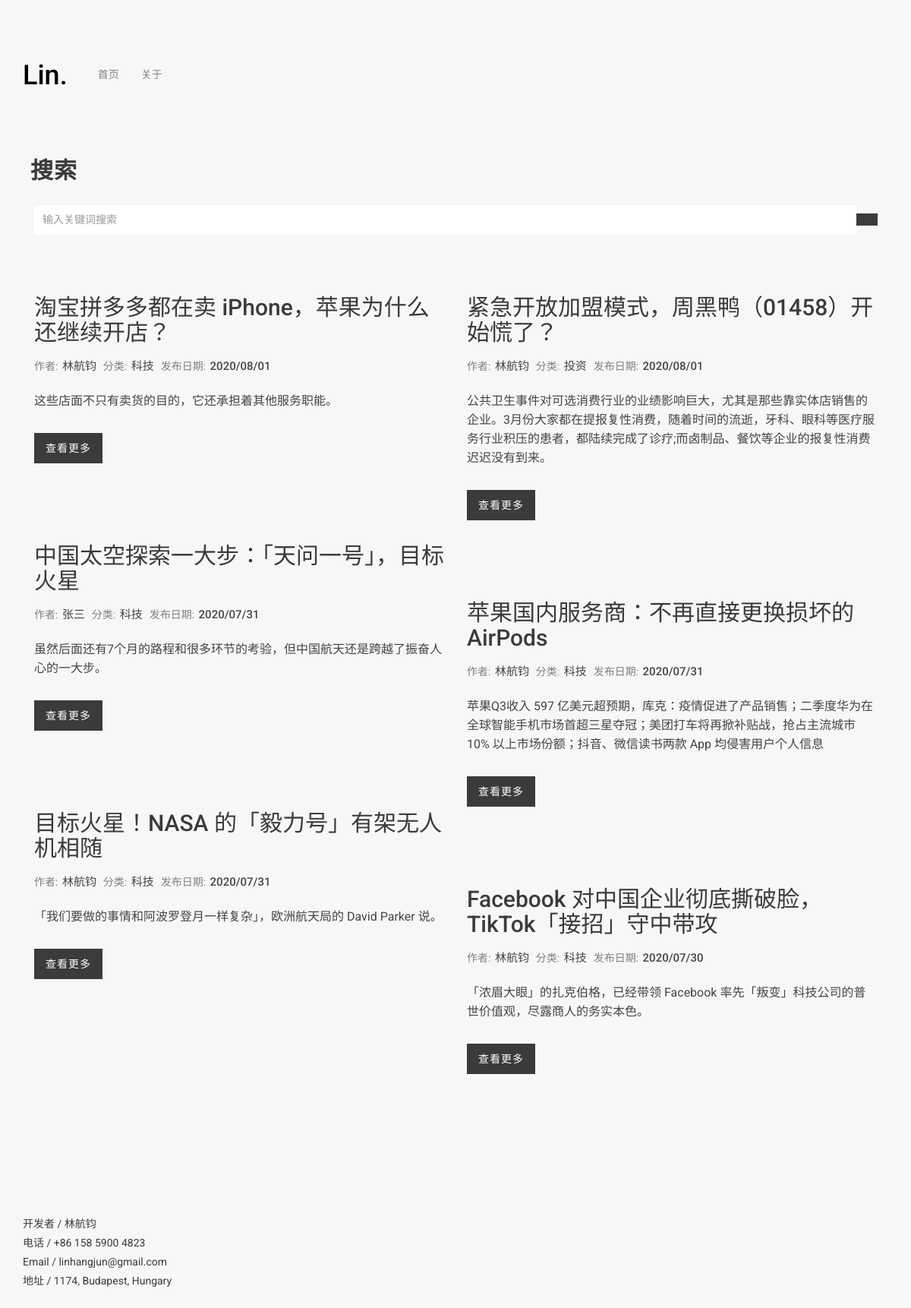
The app's page /search/ with its own data.
### apps/news_app/models.py (models this page shows)
class News(models.Model):
    title = models.CharField(max_length=100)
    thumbnail = models.URLField()
    desc = models.CharField(max_length=200)
    content = RichTextUploadingField()
    pub_date = models.DateTimeField(auto_now_add=True)
    author = models.ForeignKey(User, on_delete=models.CASCADE)
    category = models.ForeignKey('Category', on_delete=models.DO_NOTHING)
    class Meta:
        ordering = ['-pub_date']

class Category(models.Model):
    name = models.CharField(max_length=100)

### apps/news_app/views.py (the view)
# urls.py: path('search/', views.search, name='search'),
def search(request):
    keyword = request.GET.get('keyword')
    if keyword:
        articles = News.objects.filter(title__icontains=keyword) or News.objects.filter(category__name__icontains=keyword)
    else:
        articles = News.objects.all()
        keyword = ""
    context = {
        'articles': articles,
        'keyword': keyword,
    }
    return render(request, 'article/search.html', context=context)

### front/templates/article/search.html (shortened to what this page needs)
{% extends 'article/base.html' %}
{% block content %}
<div class="page-title" style="margin-bottom: -30px">
        <div class="row">
            <div class="col-md-9 col-xs-12" style="margin-left: 10px">
                <h1>
                    <b>搜索</b><br>
                </h1>
            </div>
        </div>
</div>
    <div class="blog">
        <form method="get">
            <div class="input-group col-lg-12" style="padding: 14px; margin-bottom: 20px">
                   <input type="text" class="form-control"placeholder="输入关键词搜索" style="border-radius: 0; height: 40px; border: #8A8A8A" name="keyword" value="{{ keyword }}">
                    <span class="input-group-btn">
                       <button class="btn btn-info btn-search" style="border-radius: 0; background-color: #3b3b3b; color: #fff; border: 2.5px solid #3b3b3b">
                       </button>
                    </span>
             </div>
        </form>
            <div class="blog-content portfolio-masonry">
                {% for article in articles %}
                    <div class="blog-post selector col-md-6 col-sm-6 col-xs-12">
                    <div class="blog-img">
                    </div>
                    <div class="blog-info">
                        <h2><a href="{% url 'news_app:article_detail' article.pk %}">{{ article.title }}</a></h2>
                        <ul class="post-info">
                            <li>作者: <a href="#">{{ article.author }}</a></li>
                            <li>分类: <a href="#">{{ article.category.name }}</a></li>
                            <li>发布日期: <a href="#">{{ article.pub_date | date:"Y/m/d" }}</a></li>
                        </ul>
                        <p>{{ article.desc }}</p>
                        <a href="{% url 'news_app:article_detail' article.pk %}" class="button">
                        查看更多
                        </a>
                    </div>
                </div>
                {% endfor %}
            </div>
        </div>
{% endblock %}

### front/assets/css/style.css (style rules this page uses)
body,ul { margin: 0; padding: 0 }
body { background-color: #f7f7f7; font-size: 16px; line-height: 25px; color: #3b3b3b; font-family: Roboto,sans-serif }
.wrapper .page-title,.wrapper .portfolio .filters { margin-top: 50px }
.wrapper .page-title h1 { font-size: 30px; line-height: 40px; letter-spacing: 1px; font-weight: 300 }
.wrapper .blog { margin-top: 30px }
.wrapper .blog .blog-content .blog-post { margin-bottom: 60px }
.wrapper .blog .blog-content .blog-post .blog-info { margin-top: 20px }
.wrapper .blog .blog-content .blog-post .blog-info h2 { margin: 15px 0 }
.wrapper .blog .blog-content .blog-post .blog-info h2 a { color: #3b3b3b; text-decoration: none }
.wrapper .blog .blog-content .blog-post .blog-info ul li { display: inline-block; font-size: 14px; color: grey; margin-right: 5px }
.wrapper .blog .blog-content .blog-post .blog-info ul li a { font-size: 15px; color: #444; font-weight: 500; text-decoration: none; margin-left: 2px }
.wrapper .blog .blog-content .blog-post .blog-info p { margin-top: 20px; text-align: left; color: #444 }
.wrapper .blog .blog-content .blog-post .blog-info .button { line-height: 16px; margin-top: 20px; display: inline-block; padding: 12px 15px; background-color: #3b3b3b; color: #fff; text-decoration: none; font-weight: 300; font-size: 14px; letter-spacing: 1px }

### records on screen
News: title "淘宝拼多多都在卖 iPhone，苹果为什么还继续开店？", author "林航钧", category.name "科技", pub_date "2020/08/01", desc "这些店面不只有卖货的目的，它还承担着其他服务职能。"
News: title "紧急开放加盟模式，周黑鸭（01458）开始慌了？", author "林航钧", category.name "投资", pub_date "2020/08/01", desc "公共卫生事件对可选消费行业的业绩影响巨大，尤其是那些靠实体店销售的企业。3月份大家都在提报复性消费，随着时间的流逝，牙科、眼科等医疗服务行业积压的患者，都陆续完成了诊疗;而卤制品、餐饮等企业的报复性消费迟迟没有到来。"
News: title "中国太空探索一大步：「天问一号」，目标火星", author "张三", category.name "科技", pub_date "2020/07/31", desc "虽然后面还有7个月的路程和很多环节的考验，但中国航天还是跨越了振奋人心的一大步。"
News: title "苹果国内服务商：不再直接更换损坏的 AirPods", author "林航钧", category.name "科技", pub_date "2020/07/31", desc "苹果Q3收入 597 亿美元超预期，库克：疫情促进了产品销售；二季度华为在全球智能手机市场首超三星夺冠；美团打车将再掀补贴战，抢占主流城市 10% 以上市场份额；抖音、微信读书两款 App 均侵害用户个人信息"
News: title "目标火星！NASA 的「毅力号」有架无人机相随", author "林航钧", category.name "科技", pub_date "2020/07/31", desc "「我们要做的事情和阿波罗登月一样复杂」，欧洲航天局的 David Parker 说。"
News: title "Facebook 对中国企业彻底撕破脸，TikTok「接招」守中带攻", author "林航钧", category.name "科技", pub_date "2020/07/30", desc "「浓眉大眼」的扎克伯格，已经带领 Facebook 率先「叛变」科技公司的普世价值观，尽露商人的务实本色。"
